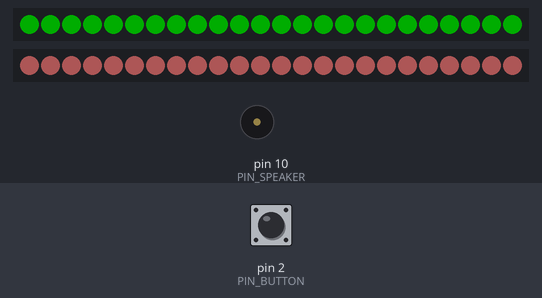
Bench run of a sketch on a simulated Arduino Uno, built with avr-gcc and run on an emulated ATmega328P. On the bench: 2 × 24 RGB LEDs in strip order, left to right, buzzer (waves = sounding). The inputs (shaded band) are chosen by the test bench; at power-on: pin 2 (PIN_BUTTON) HIGH. Dim RGB values are drawn brighter than linear; what the sketch prints to the serial monitor is not drawn.

Above: at 1.2 s.
1.3 s: pin 2 (PIN_BUTTON) pulled LOW for 0.15 s
At 2.8 s:
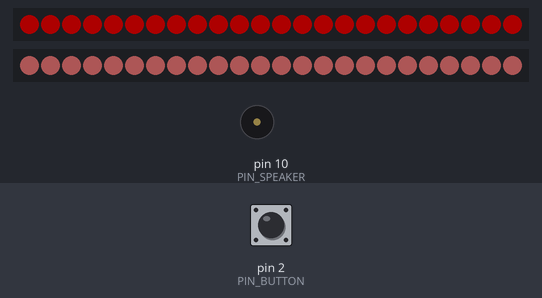
At 7.5 s:
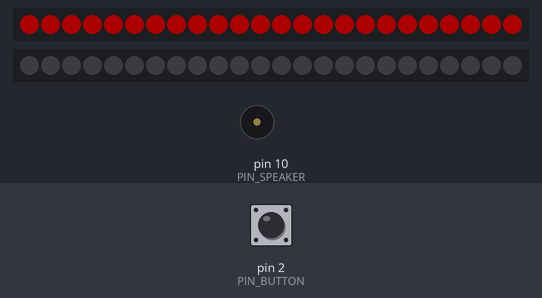
Timing chart, 0 to 9.0 s (numbered marks = the images above; inputs shaded):
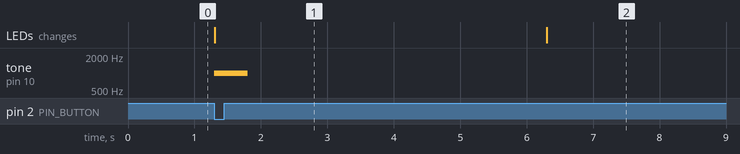

Measured:
- after the input at 1.3 s, tone on pin 10 (PIN_SPEAKER): silent → 1000 Hz at once, → silent 0.50 s later; the LEDs: change at once (image 1)

The sketch:

speaker_ledring_Test.ino
```cpp
#include <Adafruit_NeoPixel.h>

// --- Pin Assignments ---
const int PIN_BUTTON  = 2;   // Momentary push button
const int PIN_EXT     = 6;   // LED ring data pin
const int PIN_INT     = 5;
const int PIN_SPEAKER = 10;   // Speaker


// --- LED Ring Setup ---
#define NUMPIXELS 24
Adafruit_NeoPixel extRing(NUMPIXELS, PIN_EXT, NEO_GRB + NEO_KHZ800);
Adafruit_NeoPixel intRing(NUMPIXELS, PIN_INT, NEO_GRB + NEO_KHZ800);

// --- Timing ---
const unsigned long PRESENTATION_DURATION = 10000; // 10 seconds for testing
const unsigned long INTERIOR_DELAY = 5000; // 5 seconds for testing

// --- State ---
bool presentationActive     = false;
bool intLightActive = false;
unsigned long presentationStart = 0;

int buttonState;
int lastButtonState = LOW;


void setup() {
  pinMode(PIN_BUTTON,  INPUT_PULLUP);
  pinMode(PIN_SPEAKER, OUTPUT);

  extRing.begin();
  extRing.setBrightness(50);
  extRing.show();

  setGreen(); // Default state — green on startup

  intRing.begin();
  intRing.setBrightness(50);
  intRing.show();

  setLightRed(); // Light red for interior

  Serial.begin(9600);
  Serial.println("System ready — Green ON");
}


void loop() {
  buttonState = digitalRead(PIN_BUTTON);

  if (buttonState != lastButtonState) {
    if (buttonState == LOW && !presentationActive) {
      startPresentation();
    }
    delay(50);
  }

  lastButtonState = buttonState;

  // Check if presentation time is up
  if (presentationActive) {
    if (millis() - presentationStart >= PRESENTATION_DURATION) {
      endPresentation();
    }
  }
  if (presentationActive && intLightActive) {
    if (millis() - presentationStart >= INTERIOR_DELAY) {
      lightRedOff();
      intLightActive = false;
    }
  }
}


void startPresentation() {
  presentationActive  = true;
  intLightActive = true;
  presentationStart   = millis();

  setRed();
  tone(PIN_SPEAKER, 1000, 500); // Beep once at start

  Serial.println("Presentation started — Red ON");
}


void endPresentation() {
  presentationActive = false;
  intLightActive = true;
  setGreen();
  setLightRed();

  Serial.println("Presentation ended — Green ON");
}

// When presentation is active, wait a couple seconds
// and then interior light turns off
void lightRedOff() {
  for (int i = 0; i < NUMPIXELS; i++) {
    intRing.setPixelColor(i, intRing.Color(0, 0, 0));
  }
  intRing.show();
}


void setGreen() {
  for(int i = 0; i < NUMPIXELS; i++) {
    extRing.setPixelColor(i, extRing.Color(0, 255, 0));
  }
  extRing.show();
}


void setRed() {
  for(int i = 0; i < NUMPIXELS; i++) {
    extRing.setPixelColor(i, extRing.Color(255, 0, 0));
  }
  extRing.show();
}

void setLightRed() {
  for (int i = 0; i < NUMPIXELS; i++) {
    intRing.setPixelColor(i, intRing.Color(255, 127, 127));
  }
  intRing.show();
}
```
